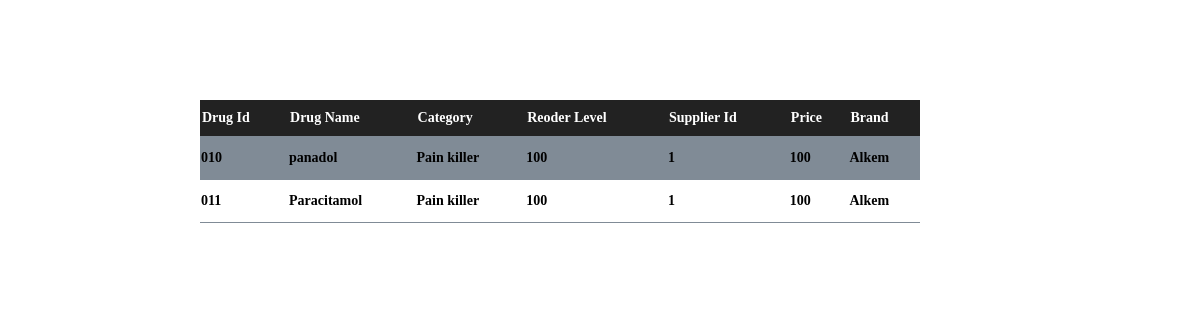
The page /php/viewDrugs.php on the database its author committed.
### tables this page shows
CREATE TABLE `drug` (
  `drug_id` varchar(10) NOT NULL,
  `drug_name` varchar(50) NOT NULL,
  `category` varchar(30) NOT NULL,
  `reorder_level` int(20) NOT NULL,
  `supplier_id` varchar(11) NOT NULL,
  `price` int(10) NOT NULL,
  `brand` varchar(20) NOT NULL
);

### php/viewDrugs.php (the view, shortened to what this page needs)
<?php require_once('include/connection.php'); ?>
<!DOCTYPE html>
<html>
<head>
	<link rel="stylesheet" type="text/css" href="../css/viewDrugs.css">
</head>
<body>
	<table>
		<tr>
			<th>Drug Id</th>
			<th>Drug Name</th>
			<th>Category</th>
			<th>Reoder Level</th>
			<th>Supplier Id</th>
			<th>Price</th>
			<th>Brand</th>
		</tr>
<?php
	$sql = "SELECT drug_id,drug_name,category,reorder_level,supplier_id,price,brand FROM drug";
	$result = $con->query($sql);
	if($result-> num_rows > 0 ){
		while ($row = $result-> fetch_assoc()){
			echo "<tr>
					<td>".$row['drug_id']."</td>
					<td>".$row['drug_name']."</td>
					<td>".$row['category']."</td>
					<td>".$row['reorder_level']."</td>
					<td>".$row['supplier_id']."</td>
					<td>".$row['price']."</td>
					<td>".$row['brand']."</td>
				</tr>";
		}
	echo "</table";
	}
	else{
		echo "0 result";
	}
?>
	</table>
</body>
</html>

### css/viewDrugs.css (style rules this page uses)
body { margin: 0px; padding: 0px; background:url(../img/loginbg5.jpg); background-size: cover; }
table { margin-left: 200px; margin-top: 100px; width: 60%; border-collapse: collapse; text-align: left; font-size: 14px; font-weight: bold; }
tr { border-bottom: 1px solid #808B96; }
tr:nth-child(even) { background-color: #808B96; }
th { background-color: #222; color: white; padding: 10px 2px; }
td { border: none; height: 40px; }

### rows shown on the page
drug: drug_id "010", drug_name "panadol", category "Pain killer", reorder_level "100", supplier "1", price "100", brand "Alkem"
drug: drug_id "011", drug_name "Paracitamol", category "Pain killer", reorder_level "100", supplier "1", price "100", brand "Alkem"
